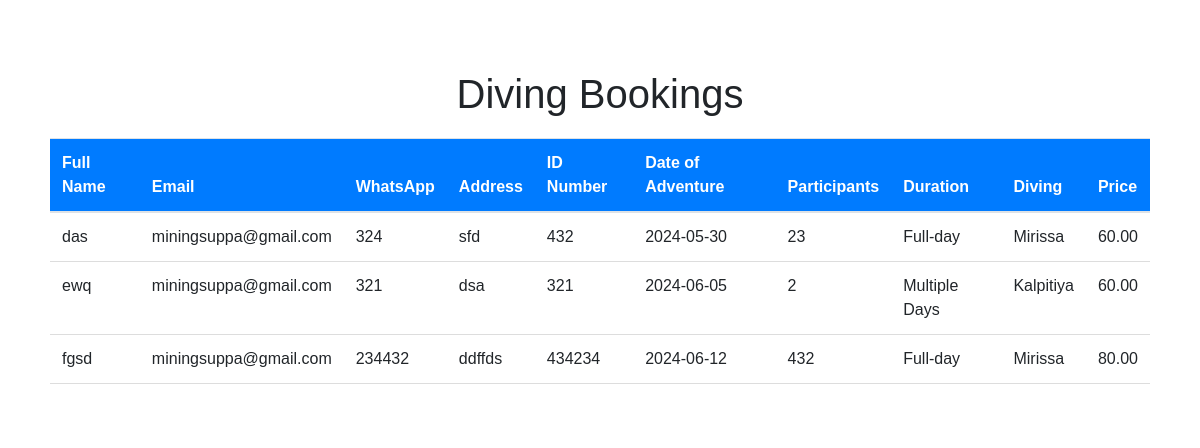
/view_divingbookings.php, run on the app's committed database.
### tables this page shows
CREATE TABLE IF NOT EXISTS `divingbookings` (
  `id` int(11) NOT NULL AUTO_INCREMENT,
  `fullName` varchar(255) NOT NULL,
  `email` varchar(255) NOT NULL,
  `whatsapp` varchar(15) NOT NULL,
  `address` varchar(255) NOT NULL,
  `idNumber` varchar(50) NOT NULL,
  `dateOfAdventure` date NOT NULL,
  `participants` int(11) NOT NULL,
  `duration` varchar(50) NOT NULL,
  `diving` varchar(50) NOT NULL,
  `price` decimal(10,2) NOT NULL,
  `bookingDate` timestamp NULL DEFAULT CURRENT_TIMESTAMP,
  PRIMARY KEY (`id`)
);

### view_divingbookings.php (the view, shortened to what this page needs)
<?php
include 'db.php';
$sql = "SELECT * FROM DivingBookings";
$result = $conn->query($sql);
?>
<!DOCTYPE html>
<html lang="en">
<head>
    <link rel="stylesheet" href="https://maxcdn.bootstrapcdn.com/bootstrap/4.5.2/css/bootstrap.min.css">
</head>
<body>
    <div class="container">
        <h1 class="text-center">Diving Bookings</h1>
        <table class="table">
            <thead>
                <tr>
                    <th>Full Name</th>
                    <th>Email</th>
                    <th>WhatsApp</th>
                    <th>Address</th>
                    <th>ID Number</th>
                    <th>Date of Adventure</th>
                    <th>Participants</th>
                    <th>Duration</th>
                    <th>Diving</th>
                    <th>Price</th>
                </tr>
            </thead>
            <tbody>
                <?php
                if ($result->num_rows > 0) {
                    while($row = $result->fetch_assoc()) {
                        echo "<tr>
                            <td>{$row['fullName']}</td>
                            <td>{$row['email']}</td>
                            <td>{$row['whatsapp']}</td>
                            <td>{$row['address']}</td>
                            <td>{$row['idNumber']}</td>
                            <td>{$row['dateOfAdventure']}</td>
                            <td>{$row['participants']}</td>
                            <td>{$row['duration']}</td>
                            <td>{$row['diving']}</td>
                            <td>{$row['price']}</td>
                        </tr>";
                    }
                } else {
                    echo "<tr><td colspan='10' class='text-center'>No bookings found</td></tr>";
                }
                ?>
            </tbody>
        </table>
    </div>
</body>
</html>

### view_divingbookings.php (style rules this page uses)
body { background-image: url('https://www.hdwallpapers.in/download/man_hike_camping_alone_forest_4k_hd_alone-2560x1440.jpg'); background-size: cover; background-position: center; font-family: Arial, sans-serif; }
.container { margin-top: 50px; background: rgba(255, 255, 255, 0.9); padding: 20px; border-radius: 10px; }
table { width: 100%; margin-top: 20px; }
th, td { padding: 10px; text-align: left; border-bottom: 1px solid #ddd; }
th { background-color: #007bff; color: white; }

### data on the page
divingbookings: fullName "das", email "miningsuppa@gmail.com", whatsapp "324", address "sfd", idNumber "432", dateOfAdventure "2024-05-30", participants "23", duration "Full-day", diving "Mirissa", price "60.00"
divingbookings: fullName "ewq", email "miningsuppa@gmail.com", whatsapp "321", address "dsa", idNumber "321", dateOfAdventure "2024-06-05", participants "2", duration "Multiple Days", diving "Kalpitiya", price "60.00"
divingbookings: fullName "fgsd", email "miningsuppa@gmail.com", whatsapp "234432", address "ddffds", idNumber "434234", dateOfAdventure "2024-06-12", participants "432", duration "Full-day", diving "Mirissa", price "80.00"
